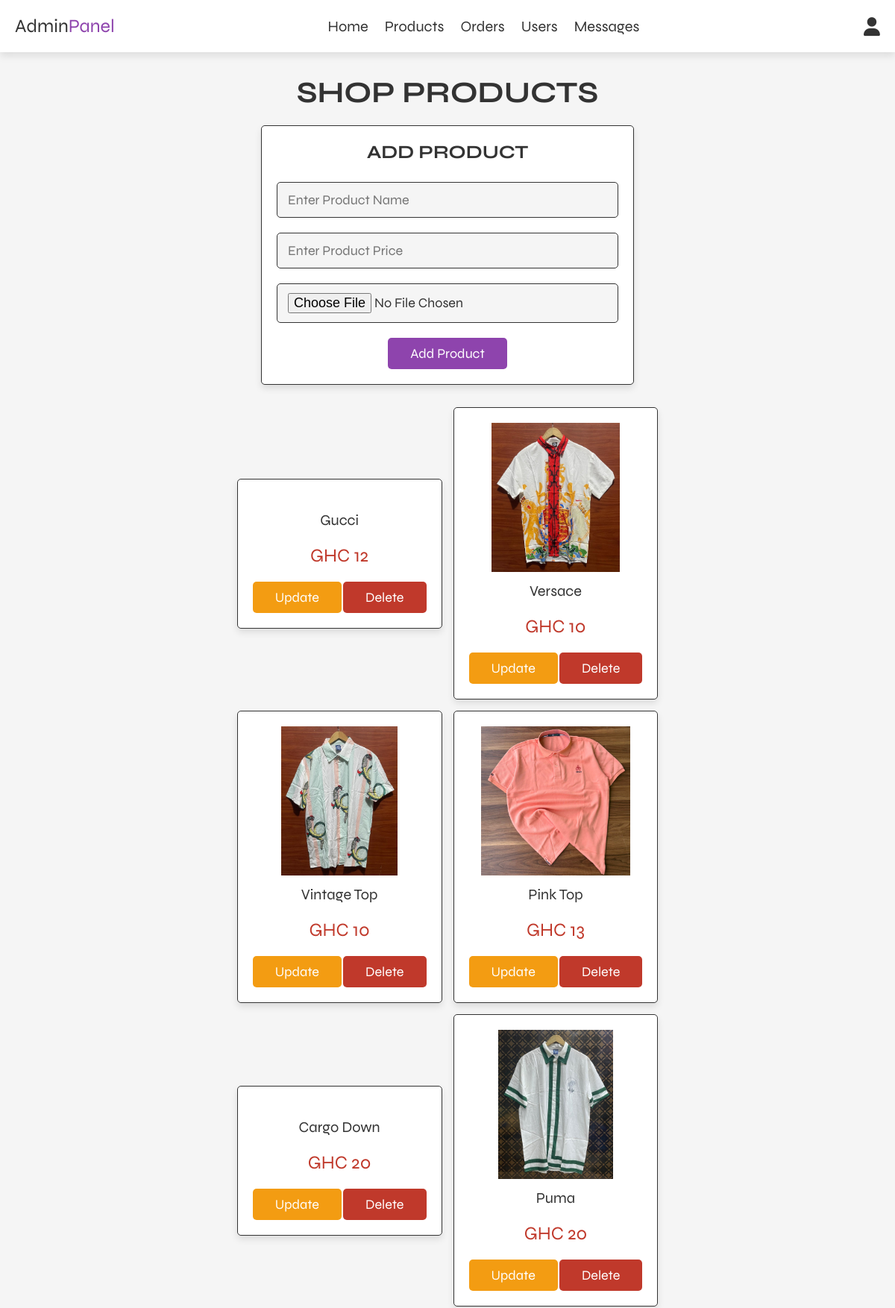
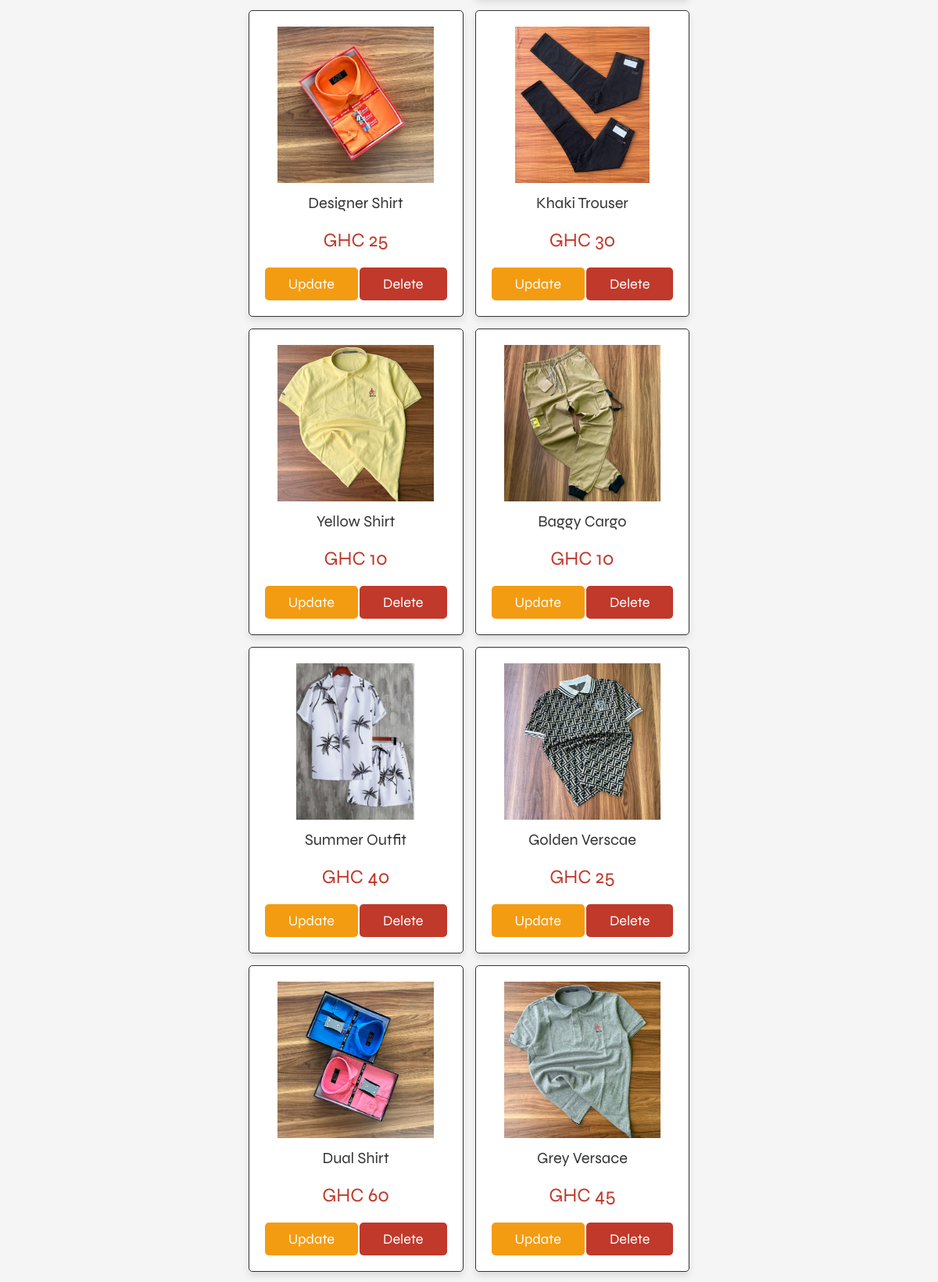
The page /admin_products.php (signed in, upper part) on the database its author committed (2 pictures, top to bottom).
### tables this page shows
CREATE TABLE `products` (
  `id` int(100) NOT NULL,
  `name` varchar(100) NOT NULL,
  `price` int(100) NOT NULL,
  `image` varchar(100) NOT NULL
);

### admin_products.php (the view, shortened to what this page needs)
<?php
include 'config.php';
?>
<!DOCTYPE html>
<html lang="en">
<head>
   <link rel="stylesheet" href="https://cdnjs.cloudflare.com/ajax/libs/font-awesome/6.0.0/css/all.min.css">
   <link rel="stylesheet" href="css/admin_style.css">
</head>
<body>
<?php include 'admin_header.php'; ?>
<section class="add-products">
   <h1 class="title">shop products</h1>
   <form action="" method="post" enctype="multipart/form-data">
      <h3>add product</h3>
      <input type="text" name="name" class="box" placeholder="enter product name" required>
      <input type="number" min="0" name="price" class="box" placeholder="enter product price" required>
      <input type="file" name="image" accept="image/jpg, image/jpeg, image/png" class="box" required>
      <input type="submit" value="add product" name="add_product" class="btn">
   </form>
</section>
<section class="show-products">
   <div class="box-container">
      <?php
         $select_products = mysqli_query($conn, "SELECT * FROM `products`") or die('query failed');
         if(mysqli_num_rows($select_products) > 0){
            while($fetch_products = mysqli_fetch_assoc($select_products)){
      ?>
      <div class="box">
         <img src="uploaded_img/<?php echo $fetch_products['image']; ?>" alt="">
         <div class="name"><?php echo $fetch_products['name']; ?></div>
         <div class="price">GHC <?php echo $fetch_products['price']; ?></div>
         <a href="admin_products.php?update=<?php echo $fetch_products['id']; ?>" class="option-btn">update</a>
         <a href="admin_products.php?delete=<?php echo $fetch_products['id']; ?>" class="delete-btn" onclick="return confirm('delete this product?');">delete</a>
      </div>
      <?php
         }
      }else{
         echo '<p class="empty">no products added yet!</p>';
      }
      ?>
   </div>
</section>
</body>
</html>

### css/admin_style.css (style rules this page uses)
:root { --purple:#8e44ad; --red:#c0392b; --orange:#f39c12; --black:#333; --white:#fff; --light-color:#666; --light-white:#ccc; --light-bg:#f5f5f5; --border:.1rem solid var(--black); --box-shadow:0 .5rem 1rem rgba(0,0,0,.1); }
* { font-family: 'Syne', sans-serif; margin:0; padding:0; box-sizing: border-box; outline: none; border:none; text-decoration: none; transition:all .2s linear; text-transform: capitalize; }
html { font-size: 62.5%; overflow-x: hidden; }
body { background-color: var(--light-bg); }
section { padding:3rem 2rem; }
.title { text-align: center; margin-bottom: 2rem; text-transform: uppercase; color:var(--black); font-size: 4rem; }
.btn, .option-btn, .delete-btn, .white-btn { display: inline-block; margin-top: 1rem; padding:1rem 3rem; cursor: pointer; color:var(--white); font-size: 1.8rem; border-radius: .5rem; text-transform: capitalize; }
.white-btn, .btn { background-color: var(--purple); }
.option-btn { background-color: var(--orange); }
.delete-btn { background-color: var(--red); }
.add-products form { background-color: var(--white); border-radius: .5rem; padding:2rem; text-align: center; box-shadow: var(--box-shadow); border:var(--border); max-width: 50rem; margin:0 auto; }
.add-products form h3 { font-size: 2.5rem; text-transform: uppercase; color:var(--black); margin-bottom: 1.5rem; }
.add-products form .box { width: 100%; background-color: var(--light-bg); border-radius: .5rem; margin:1rem 0; padding:1.2rem 1.4rem; color:var(--black); font-size: 1.8rem; border:var(--border); }
.show-products .box-container { display: flex; flex-wrap: wrap; justify-content: center; gap:1.5rem; max-width: 700px; margin:0 auto; align-items: center; }
.show-products { padding-top: 0; }
.show-products .box-container .box { text-align: center; padding:2rem; border-radius: .5rem; border:var(--border); box-shadow: var(--box-shadow); background-color: var(--white); }
.show-products .box-container .box img { height: 20rem; }
.show-products .box-container .box .name { padding:1rem 0; font-size: 2rem; color:var(--black); }
.show-products .box-container .box .price { padding:1rem 0; font-size: 2.5rem; color:var(--red); }

### rows shown on the page
products: name "Gucci", price "12"
products: image (picture), name "Versace", price "10"
products: image (picture), name "Vintage Top", price "10"
products: image (picture), name "Pink Top", price "13"
products: name "Cargo Down", price "20"
products: image (picture), name "Puma", price "20"
products: image (picture), name "Designer Shirt", price "25"
products: image (picture), name "Khaki Trouser", price "30"
products: image (picture), name "Yellow Shirt", price "10"
products: image (picture), name "Baggy Cargo", price "10"
products: image (picture), name "Summer Outfit", price "40"
products: image (picture), name "Golden Verscae", price "25"
products: image (picture), name "Dual Shirt", price "60"
products: image (picture), name "Grey Versace", price "45"
